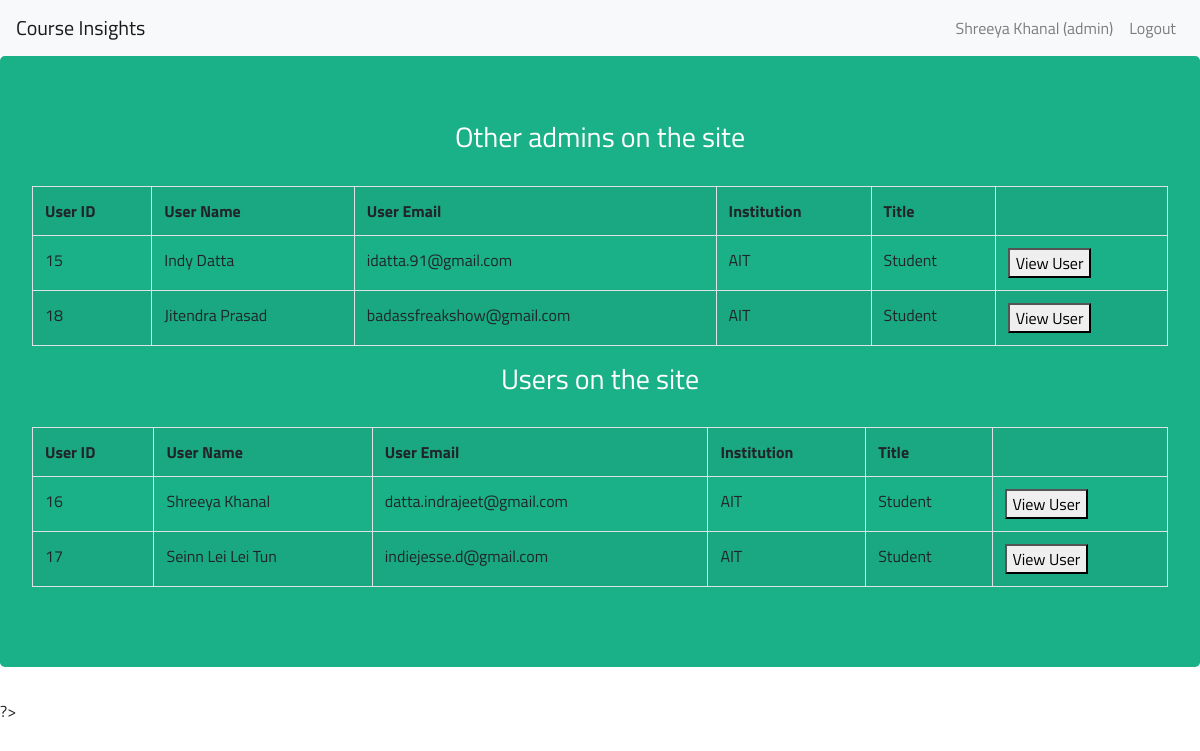
The app's page /viewUsers-admin.php (signed in) with its own data.
### tables this page shows
CREATE TABLE `user` (
  `user_id` int(11) NOT NULL AUTO_INCREMENT,
  `f_name` varchar(255) NOT NULL,
  `l_name` varchar(255) NOT NULL,
  `email` varchar(255) NOT NULL,
  `password` varchar(255) NOT NULL,
  `hash` varchar(255) NOT NULL,
  `institution` varchar(255) DEFAULT NULL,
  `title` varchar(255) DEFAULT NULL,
  `isAdmin` tinyint(1) NOT NULL DEFAULT '0',
  `bio` text,
  PRIMARY KEY (`user_id`)
);

### viewUsers-admin.php (the view, shortened to what this page needs)
<?php
require 'db.php';
	  $user_id = $_SESSION['user_id'];
    $first_name = $_SESSION['first_name'];
    $last_name = $_SESSION['last_name'];
    $result_viewusers = $mysqli->query("SELECT * FROM user WHERE isAdmin=0");
    $result_viewadmins = $mysqli->query("SELECT * FROM user WHERE isAdmin=1 AND user_id !=$user_id");
?>
<!DOCTYPE html>
<html >
<head>
  <link rel="stylesheet" href="https://stackpath.bootstrapcdn.com/bootstrap/4.3.1/css/bootstrap.min.css">
</head>
<body>
  <nav class="navbar navbar-expand-lg navbar-light bg-light">
  <a class="navbar-brand" href="#">Course Insights</a>
  <div class="navbar-collapse collapse w-100 order-3 dual-collapse2">
        <ul class="navbar-nav ml-auto">
            <li class="nav-item">
                <a class="nav-link" href="adminProfile.php"> <?php echo $first_name.' '.$last_name.' (admin)' ?> </a>
            </li>
            <li class="nav-item">
                <a class="nav-link" href="logout.php"> Logout </a>
            </li>
        </ul>
    </div>
</nav>
<div class="jumbotron">
   <h3 align="center"> Other admins on the site </h3>
   <br />
    <form method="post" action="userPage-admin.php">
       <div class="table-responsive">
    <table class="table table-bordered table-striped">
     <tr>
      <th>User ID</th>
      <th>User Name</th>
      <th>User Email</th>
      <th>Institution</th>
      <th>Title</th>
      <th></th>
     </tr>
      <?php
        while($row = mysqli_fetch_array($result_viewadmins))
        {
          echo '
          <tr>
          <td>'.$row["user_id"].'</td>
          <td>'.$row["f_name"].' '.$row["l_name"].'</td>
          <td>'.$row["email"].'</td>
          <td>'.$row["institution"].'</td>
          <td>'.$row["title"].'</td>
          <td><button type="submit" name="submit" value='.$row["user_id"].'>View User</td>
          </tr>
          ';
        }
     ?>
    </table>
   </div>
    </form><h3 align="center"> Users on the site </h3>
   <br />
    <form method="post" action="userPage-admin.php">
       <div class="table-responsive">
    <table class="table table-bordered table-striped">
     <tr>
      <th>User ID</th>
      <th>User Name</th>
      <th>User Email</th>
      <th>Institution</th>
      <th>Title</th>
      <th></th>
     </tr>
      <?php
        while($row = mysqli_fetch_array($result_viewusers))
        {
          echo '
          <tr>
          <td>'.$row["user_id"].'</td>
          <td>'.$row["f_name"].' '.$row["l_name"].'</td>
          <td>'.$row["email"].'</td>
          <td>'.$row["institution"].'</td>
          <td>'.$row["title"].'</td>
          <td><button type="submit" name="submit" value='.$row["user_id"].'>View User</td>
          </tr>
          ';
        }
     ?>
    </table>
   </div>
    </form>
     </div>
?>

### css/style.css (style rules this page uses)
*, *:before, *:after { box-sizing: border-box; }
html { overflow-y: scroll; }
body { background: #ffffff; font-family: 'Titillium Web', sans-serif; }
a { text-decoration: none; color: #1ab188; -webkit-transition: .5s ease; transition: .5s ease; }
.jumbotron { background: #1ab188; color: #ffffff; }

### records on screen
user: user_id "15", f_name "Indy", l_name "Datta", email "idatta.91@gmail.com", institution "AIT", title "Student"
user: user_id "18", f_name "Jitendra", l_name "Prasad", email "badassfreakshow@gmail.com", institution "AIT", title "Student"
user: user_id "16", f_name "Shreeya", l_name "Khanal", email "datta.indrajeet@gmail.com", institution "AIT", title "Student"
user: user_id "17", f_name "Seinn", l_name "Lei Lei Tun", email "indiejesse.d@gmail.com", institution "AIT", title "Student"

### other values on screen
$first_name "Shreeya"
$last_name "Khanal"
